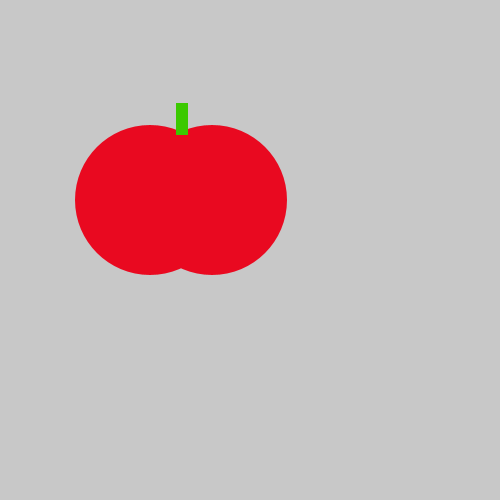
Frame 1 (no input)
Frame 60 (the mouse pressed at the canvas centre just before this capture): identical to frame 1, image omitted
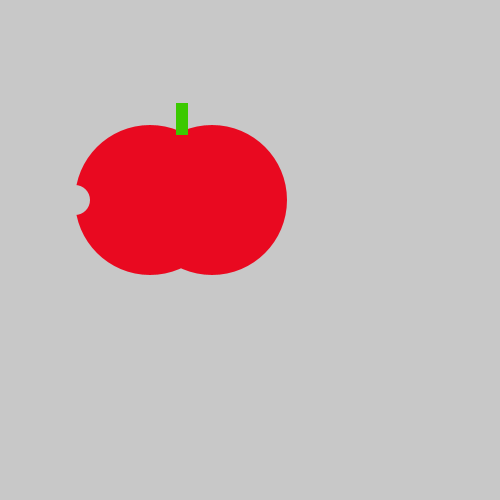
Frame 120 (the mouse held since frame 60 and released just before this capture)

The Processing sketch that drew these frames (run headless with seeded random() and noise(); from frame 60 on, the mouse is pressed at the canvas centre):

// Processing sketch: TastyTomato
// ── TastyTomato.pde
void setup() {
    size(500, 500);
}
void draw() {
    background(200, 200, 200);
    
    noStroke();
    
    fill(233, 9, 32);
    ellipse(150, 200, 150, 150);
    ellipse(212, 200, 150, 150);
    
    fill(#3BC900);
    rect(176, 103, 12, 32);
    
    if(mousePressed) {
    fill(200, 200, 200);
    ellipse(75, 200, 30, 30);
    
}
}
